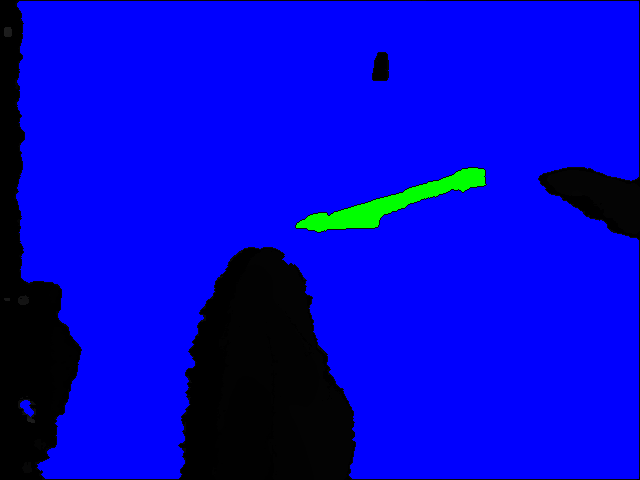
#> input picture tmp.png, 640 x 480 px, given as the content of the folder data/20201219_073658/depth, which was not available
$ python segmentation.py   (older library calls are emulated)
#> lines starting #> are read from the running program, lines starting #| are printed output that depends on the picture; after the words box and inside, x2 and y2 are one past the last pixel; in counts of white or black regions, pixels touching at a corner belong together; pictures that were not available may be replaced by others from this repository, and a replacement may not be noted
import cv2
import matplotlib.pyplot as plt
import numpy as np
import matplotlib.animation as animation
from tqdm import tqdm


def segmentation(image):
    ret, thresh = cv2.threshold(
        image, 0, 1, cv2.THRESH_BINARY_INV + cv2.THRESH_OTSU)
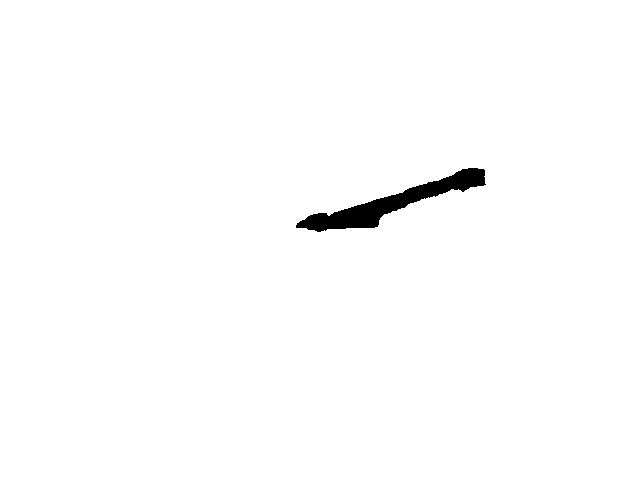
#> thresh: shape (480, 640); values 0 (black) and 1 (white), 98.9% white; 1 black region, box (x1, y1, x2, y2) and area: (296, 168, 486, 232) 3270
#> ret = 29

    # add outline
    laplacian = cv2.Laplacian(image, cv2.CV_8U, ksize=5)
    ret, line = cv2.threshold(
        laplacian, 0, 1, cv2.THRESH_BINARY_INV + cv2.THRESH_OTSU)
#> line: shape (480, 640); values 0 (black) and 1 (white), 98% white; black in thin lines or dots
#> ret = 116
    line = cv2.medianBlur(line, ksize=3)
#> line: shape (480, 640); values 0 (black) and 1 (white), 98.1% white; black in thin lines or dots
    thresh = cv2.bitwise_or(thresh, thresh, mask=line)
#> thresh: shape (480, 640); values 0 (black) and 1 (white), 97% white; 46 black regions (15 under 20 px), largest, box (x1, y1, x2, y2) and area: (294, 166, 488, 234) 4211, (14, 0, 640, 255) 1815, (347, 216, 640, 480) 680

    # noise removal
    kernel = np.ones((3, 3), np.uint8)
    opening = cv2.morphologyEx(thresh, cv2.MORPH_OPEN, kernel, iterations=2)
#> opening: shape (480, 640); values 0 (black) and 1 (white), 96.9% white; 16 black regions (2 under 20 px), largest, box (x1, y1, x2, y2) and area: (294, 166, 488, 234) 4220, (14, 0, 640, 463) 2499, (329, 212, 640, 480) 1000

    # sure background area
    sure_bg = cv2.dilate(opening, kernel, iterations=3)
#> sure_bg: shape (480, 640); values 0 (black) and 1 (white), 99.1% white; 3 black regions (2 under 20 px), largest, box (x1, y1, x2, y2) and area: (298, 169, 484, 230) 2678

    # make distance image
    tmp = cv2.convertScaleAbs(opening, alpha=(255))
    dist_transform = cv2.distanceTransform(tmp, cv2.DIST_L2, 5)
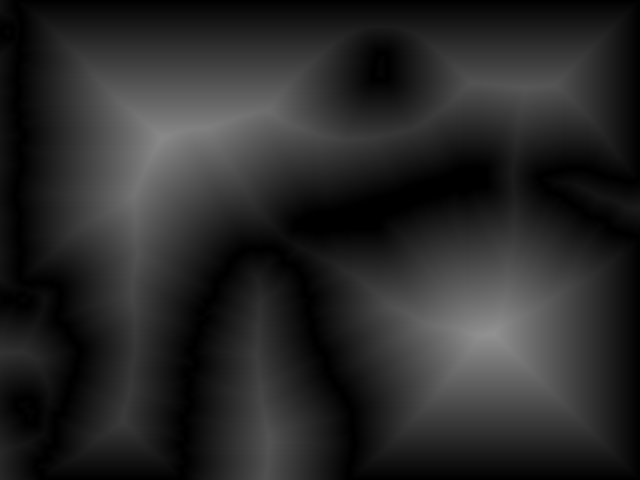
#> dist_transform: shape (480, 640) float32; min 0, max 145.7, mean 40.6

    # Finding sure foreground area
    ret, sure_fg = cv2.threshold(
        dist_transform, 0.05 * dist_transform.max(), 1, 0)
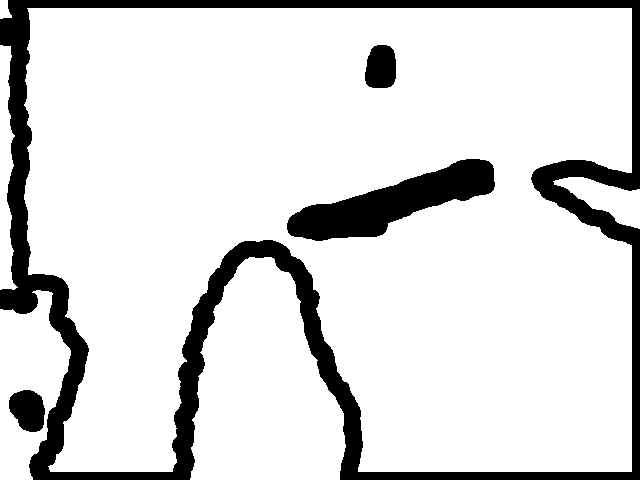
#> sure_fg: shape (480, 640) float32; values 0 (black) and 1 (white), 85.4% white; 4 black regions, box (x1, y1, x2, y2) and area: (0, 0, 640, 480) 34948, (287, 159, 495, 241) 7465, (9, 390, 45, 432) 1157, (365, 45, 396, 88) 1145
#> ret = 7.29

    # Finding unknown region
    sure_fg = np.uint8(sure_fg)
    sure_bg = np.uint8(sure_bg)
    unknown = cv2.subtract(sure_bg, sure_fg)
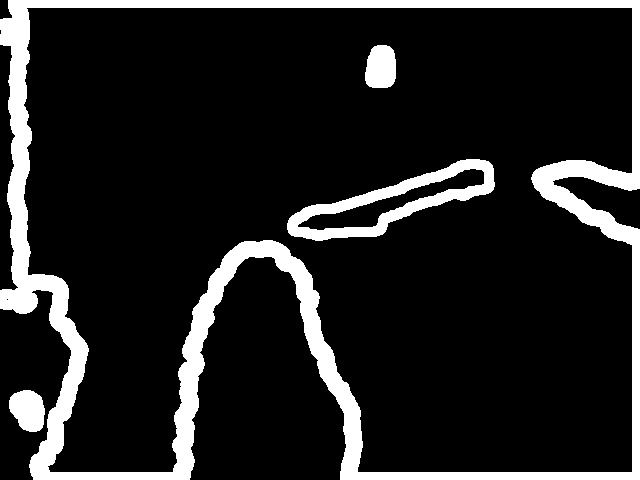
#> unknown: shape (480, 640); values 0 (black) and 1 (white), 13.7% white; 4 white regions, box (x1, y1, x2, y2) and area: (0, 0, 640, 480) 34943, (287, 159, 495, 241) 4787, (9, 390, 45, 432) 1157, (365, 45, 396, 88) 1145

    # Marker labelling
    ret, markers = cv2.connectedComponents(sure_fg)
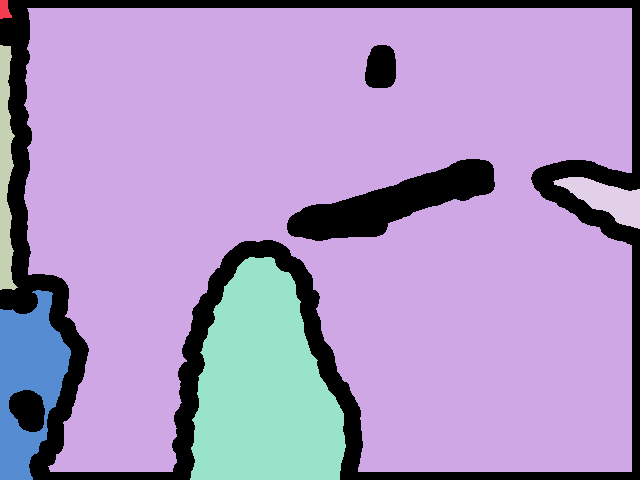
#> markers: shape (480, 640) int32; 7 distinct labels, from 0 to 6; one colour per label, 0 black
#> ret = 7

    # Add one to all labels so that sure background is not 0, but 1
    markers = markers + 1
#> markers: shape (480, 640) int32; 7 distinct labels, from 1 to 7

    # Now, mark the region of unknown with zero
    markers[unknown == 255] = 0

    tmp = cv2.convertScaleAbs(image, alpha=(255 / 65535))
    color = cv2.cvtColor(tmp, cv2.COLOR_GRAY2BGR)
    markers = cv2.watershed(color, markers)
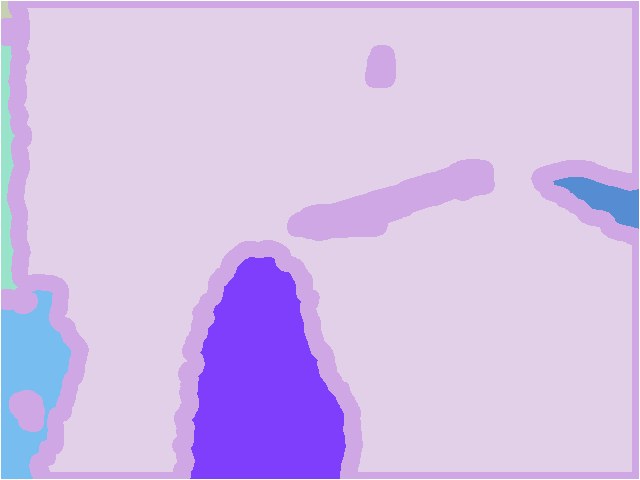
#> markers: shape (480, 640) int32; 8 distinct labels, from -1 to 7; one colour per label, 0 black, -1 white

    return markers


class AnimationMaker():
    def __init__(self, image_list, markers_list, fps=60):
        self.image_list = image_list
        self.markers_list = markers_list
        self.interval = 1000 / fps
        self._init_figure()

    def _init_figure(self):
        self.fig, self.ax = plt.subplots(1, 2, figsize=(12, 6))
        self.ax[0].set_title('image')
        self.ax[1].set_title('segmentation')

    def _update(self, i):
        self.ax[0].imshow(self.image_list[i], cmap='jet')
        self.ax[1].imshow(self.markers_list[i], cmap='tab20')
        print('{}/{}'.format(i, len(self.image_list)))

    def makeAnimation(self):
        return animation.FuncAnimation(self.fig, self._update,
                                       interval=self.interval, frames=len(self.image_list))


if __name__ == '__main__':
    import pathlib
    # import copy

    filename_list = list(pathlib.Path(
        'data/20201219_073658/depth').glob('*.png'))

    # fig, ax = plt.subplots(1, 2, figsize=(12, 6))
    # ax[0].set_title('image')
    # ax[1].set_title('segmentation')

    # image_list = []
    # markers_list = []
    for filename in tqdm(filename_list):
        image = cv2.imread(
            'data/20201219_073658/depth/{}'.format(filename.name),
            cv2.IMREAD_ANYDEPTH)
        # image = cv2.convertScaleAbs(image, alpha=(255 / 65535))
        markers = segmentation(image)
        # markers_origin = copy.deepcopy(markers)

        markers_color = cv2.convertScaleAbs(
            markers, alpha=(255 / np.max(markers)))
        markers_color = cv2.applyColorMap(markers_color, cv2.COLORMAP_RAINBOW)
#> markers_color: shape (480, 640, 3)
        markers_color[markers == 1] = [0, 0, 0]
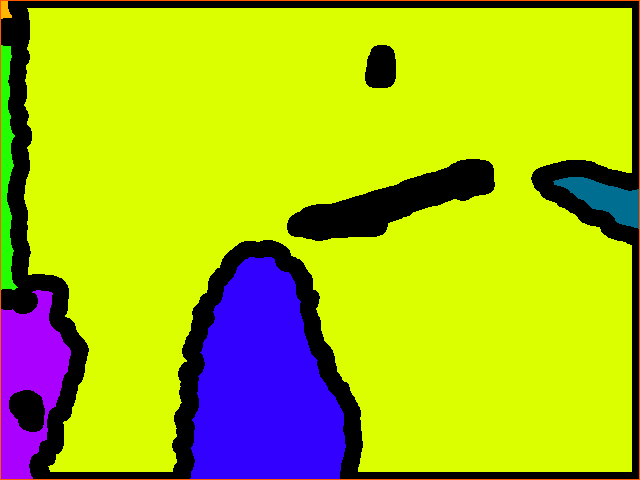
#> markers_color: shape (480, 640, 3); mean B, G, R 28.1, 189.8, 171.4
        # markers_color[markers == 1] = [255, 255, 255]
        cv2.imwrite('tmp/{}'.format(filename.name), markers_color)

        # [10 lines of commented-out code are left out]
